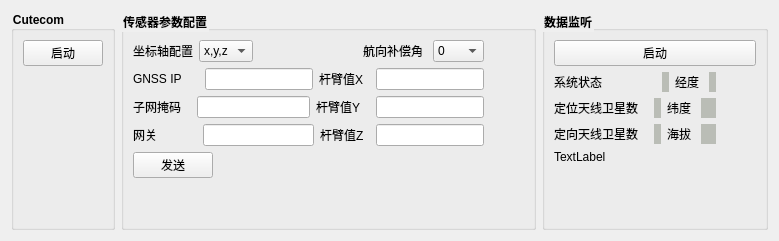
                 <widget class="QWidget" name="tab_12">
                  <attribute name="title">
                   <string>GNSS</string>
                  </attribute>
                  <layout class="QVBoxLayout" name="verticalLayout_38">
                   <item>
                    <layout class="QHBoxLayout" name="horizontalLayout_94">
                     <item>
                      <widget class="QGroupBox" name="groupBox_7">
                       <property name="font">
                        <font>
                         <weight>75</weight>
                         <bold>true</bold>
                        </font>
                       </property>
                       <property name="styleSheet">
                        <string notr="true">QGroupBox::title{
font-size:13px;
front-weight:bold;
}</string>
                       </property>
                       <property name="title">
                        <string>Cutecom</string>
                       </property>
                       <layout class="QVBoxLayout" name="verticalLayout_24">
                        <item>
                         <widget class="QPushButton" name="pushButton_cutecom">
                          <property name="text">
                           <string>启动</string>
                          </property>
                         </widget>
                        </item>
                        <item>
                         <spacer name="verticalSpacer_7">
                          <property name="orientation">
                           <enum>Qt::Vertical</enum>
                          </property>
                          <property name="sizeHint" stdset="0">
                           <size>
                            <width>20</width>
                            <height>40</height>
                           </size>
                          </property>
                         </spacer>
                        </item>
                       </layout>
                      </widget>
                     </item>
                     <item>
                      <widget class="QGroupBox" name="groupBox_22">
                       <property name="font">
                        <font>
                         <weight>75</weight>
                         <bold>true</bold>
                        </font>
                       </property>
                       <property name="styleSheet">
                        <string notr="true">QGroupBox::title{
font-size:13px;
front-weight:bold;
}</string>
                       </property>
                       <property name="title">
                        <string>传感器参数配置</string>
                       </property>
                       <layout class="QVBoxLayout" name="verticalLayout_34">
                        <item>
                         <layout class="QHBoxLayout" name="horizontalLayout_91">
                          <item>
                           <layout class="QHBoxLayout" name="horizontalLayout_89">
                            <item>
                             <widget class="QLabel" name="label_122">
                              <property name="text">
                               <string>坐标轴配置</string>
                              </property>
                             </widget>
                            </item>
                            <item>
                             <widget class="QComboBox" name="comboBox_pub_tf">
                              <property name="sizePolicy">
                               <sizepolicy hsizetype="Expanding" vsizetype="Fixed">
                                <horstretch>0</horstretch>
                                <verstretch>0</verstretch>
                               </sizepolicy>
                              </property>
                              <item>
                               <property name="text">
                                <string>x,y,z</string>
                               </property>
                              </item>
                              <item>
                               <property name="text">
                                <string>y,z,x</string>
                               </property>
                              </item>
                              <item>
                               <property name="text">
                                <string>z,y,x</string>
                               </property>
                              </item>
                              <item>
                               <property name="text">
                                <string>z,x,y</string>
                               </property>
                              </item>
                              <item>
                               <property name="text">
                                <string>x,z,y</string>
                               </property>
                              </item>
                              <item>
                               <property name="text">
                                <string>y,x,z</string>
                               </property>
                              </item>
                             </widget>
                            </item>
                           </layout>
                          </item>
                          <item>
                           <widget class="QLabel" name="label_21">
                            <property name="sizePolicy">
                             <sizepolicy hsizetype="Expanding" vsizetype="Preferred">
                              <horstretch>0</horstretch>
                              <verstretch>0</verstretch>
                             </sizepolicy>
                            </property>
                            <property name="text">
                             <string/>
                            </property>
                           </widget>
                          </item>
                          <item>
                           <layout class="QHBoxLayout" name="horizontalLayout_97">
                            <item>
                             <widget class="QLabel" name="label_use_datum">
                              <property name="text">
                               <string>航向补偿角 </string>
                              </property>
                             </widget>
                            </item>
                            <item>
                             <widget class="QComboBox" name="comboBox_use_datum">
                              <property name="sizePolicy">
                               <sizepolicy hsizetype="Expanding" vsizetype="Fixed">
                                <horstretch>0</horstretch>
                                <verstretch>0</verstretch>
                               </sizepolicy>
                              </property>
                              <item>
                               <property name="text">
                                <string>0</string>
                               </property>
                              </item>
                              <item>
                               <property name="text">
                                <string>90</string>
                               </property>
                              </item>
                              <item>
                               <property name="text">
                                <string>270</string>
                               </property>
                              </item>
                             </widget>
                            </item>
                            <item>
                             <spacer name="horizontalSpacer_42">
                              <property name="orientation">
                               <enum>Qt::Horizontal</enum>
                              </property>
                              <property name="sizeHint" stdset="0">
                               <size>
                                <width>40</width>
                                <height>20</height>
                               </size>
                              </property>
                             </spacer>
                            </item>
                           </layout>
                          </item>
                         </layout>
                        </item>
                        <item>
                         <layout class="QHBoxLayout" name="horizontalLayout_96">
                          <item>
                           <layout class="QHBoxLayout" name="horizontalLayout_107">
                            <item>
                             <widget class="QLabel" name="label_132">
                              <property name="text">
                               <string>GNSS IP     </string>
                              </property>
                             </widget>
                            </item>
                            <item>
                             <widget class="QLineEdit" name="lineEdit_gnss_ip"/>
                            </item>
                           </layout>
                          </item>
                          <item>
                           <layout class="QHBoxLayout" name="horizontalLayout_98">
                            <item>
                             <widget class="QLabel" name="label_124">
                              <property name="text">
                               <string>杆臂值X  </string>
                              </property>
                             </widget>
                            </item>
                            <item>
                             <widget class="QLineEdit" name="lineEdit_datum_alt"/>
                            </item>
                            <item>
                             <spacer name="horizontalSpacer_43">
                              <property name="orientation">
                               <enum>Qt::Horizontal</enum>
                              </property>
                              <property name="sizeHint" stdset="0">
                               <size>
                                <width>40</width>
                                <height>20</height>
                               </size>
                              </property>
                             </spacer>
                            </item>
                           </layout>
                          </item>
                         </layout>
                        </item>
                        <item>
                         <layout class="QHBoxLayout" name="horizontalLayout_122">
                          <item>
                           <layout class="QHBoxLayout" name="horizontalLayout_120">
                            <item>
                             <widget class="QLabel" name="label_147">
                              <property name="text">
                               <string>子网掩码   </string>
                              </property>
                             </widget>
                            </item>
                            <item>
                             <widget class="QLineEdit" name="lineEdit_mask">
                              <property name="text">
                               <string/>
                              </property>
                             </widget>
                            </item>
                           </layout>
                          </item>
                          <item>
                           <layout class="QHBoxLayout" name="horizontalLayout_108">
                            <item>
                             <widget class="QLabel" name="label_137">
                              <property name="text">
                               <string>杆臂值Y   </string>
                              </property>
                             </widget>
                            </item>
                            <item>
                             <widget class="QLineEdit" name="lineEdit_datum_lat"/>
                            </item>
                            <item>
                             <spacer name="horizontalSpacer_44">
                              <property name="orientation">
                               <enum>Qt::Horizontal</enum>
                              </property>
                              <property name="sizeHint" stdset="0">
                               <size>
                                <width>40</width>
                                <height>20</height>
                               </size>
                              </property>
                             </spacer>
                            </item>
                           </layout>
                          </item>
                         </layout>
                        </item>
                        <item>
                         <layout class="QHBoxLayout" name="horizontalLayout_123">
                          <item>
                           <layout class="QHBoxLayout" name="horizontalLayout_121">
                            <item>
                             <widget class="QLabel" name="label_148">
                              <property name="text">
                               <string>网关            </string>
                              </property>
                             </widget>
                            </item>
                            <item>
                             <widget class="QLineEdit" name="lineEdit_wangguan"/>
                            </item>
                           </layout>
                          </item>
                          <item>
                           <layout class="QHBoxLayout" name="horizontalLayout_109">
                            <item>
                             <widget class="QLabel" name="label_138">
                              <property name="text">
                               <string>杆臂值Z  </string>
                              </property>
                             </widget>
                            </item>
                            <item>
                             <widget class="QLineEdit" name="lineEdit_datum_lon"/>
                            </item>
                            <item>
                             <spacer name="horizontalSpacer_21">
                              <property name="orientation">
                               <enum>Qt::Horizontal</enum>
                              </property>
                              <property name="sizeHint" stdset="0">
                               <size>
                                <width>40</width>
                                <height>20</height>
                               </size>
                              </property>
                             </spacer>
                            </item>
                           </layout>
                          </item>
                         </layout>
                        </item>
                        <item>
                         <layout class="QHBoxLayout" name="horizontalLayout_110">
                          <item>
                           <widget class="QPushButton" name="pushButton_gnss_set">
                            <property name="text">
                             <string>发送</string>
                            </property>
                           </widget>
                          </item>
                          <item>
                           <spacer name="horizontalSpacer_45">
                            <property name="orientation">
                             <enum>Qt::Horizontal</enum>
                            </property>
                            <property name="sizeHint" stdset="0">
                             <size>
                              <width>40</width>
                              <height>20</height>
                             </size>
                            </property>
                           </spacer>
                          </item>
                         </layout>
                        </item>
                        <item>
                         <spacer name="verticalSpacer_11">
                          <property name="orientation">
                           <enum>Qt::Vertical</enum>
                          </property>
                          <property name="sizeHint" stdset="0">
                           <size>
                            <width>20</width>
                            <height>40</height>
                           </size>
                          </property>
                         </spacer>
                        </item>
                       </layout>
                      </widget>
                     </item>
                     <item>
                      <widget class="QGroupBox" name="groupBox_23">
                       <property name="font">
                        <font>
                         <weight>75</weight>
                         <bold>true</bold>
                        </font>
                       </property>
                       <property name="styleSheet">
                        <string notr="true">QGroupBox::title{
font-size:13px;
front-weight:bold;
}</string>
                       </property>
                       <property name="title">
                        <string>数据监听</string>
                       </property>
                       <layout class="QVBoxLayout" name="verticalLayout_37">
                        <item>
                         <widget class="QPushButton" name="pushButton_gnss_rviz">
                          <property name="text">
                           <string>启动</string>
                          </property>
                         </widget>
                        </item>
                        <item>
                         <layout class="QVBoxLayout" name="verticalLayout_28">
                          <item>
                           <layout class="QHBoxLayout" name="horizontalLayout_66">
                            <item>
                             <layout class="QHBoxLayout" name="horizontalLayout_102">
                              <item>
                               <widget class="QLabel" name="label_128">
                                <property name="text">
                                 <string>系统状态                </string>
                                </property>
                               </widget>
                              </item>
                              <item>
                               <widget class="QLabel" name="label_gnss_state_2">
                                <property name="sizePolicy">
                                 <sizepolicy hsizetype="Expanding" vsizetype="Preferred">
                                  <horstretch>0</horstretch>
                                  <verstretch>0</verstretch>
                                 </sizepolicy>
                                </property>
                                <property name="styleSheet">
                                 <string notr="true">background-color: rgb(186, 189, 182);</string>
                                </property>
                                <property name="text">
                                 <string/>
                                </property>
                               </widget>
                              </item>
                             </layout>
                            </item>
                            <item>
                             <layout class="QHBoxLayout" name="horizontalLayout_99">
                              <item>
                               <widget class="QLabel" name="label_125">
                                <property name="text">
                                 <string>经度 </string>
                                </property>
                               </widget>
                              </item>
                              <item>
                               <widget class="QLabel" name="label_latitude">
                                <property name="sizePolicy">
                                 <sizepolicy hsizetype="Expanding" vsizetype="Preferred">
                                  <horstretch>0</horstretch>
                                  <verstretch>0</verstretch>
                                 </sizepolicy>
                                </property>
                                <property name="styleSheet">
                                 <string notr="true">background-color: rgb(186, 189, 182);</string>
                                </property>
                                <property name="text">
                                 <string/>
                                </property>
                               </widget>
                              </item>
                              <item>
                               <spacer name="horizontalSpacer_76">
                                <property name="orientation">
                                 <enum>Qt::Horizontal</enum>
                                </property>
                                <property name="sizeHint" stdset="0">
                                 <size>
                                  <width>40</width>
                                  <height>20</height>
                                 </size>
                                </property>
                               </spacer>
                              </item>
                             </layout>
                            </item>
                           </layout>
                          </item>
                          <item>
                           <layout class="QHBoxLayout" name="horizontalLayout_67">
                            <item>
                             <layout class="QHBoxLayout" name="horizontalLayout_105">
                              <item>
                               <widget class="QLabel" name="label_130">
                                <property name="text">
                                 <string>定位天线卫星数   </string>
                                </property>
                               </widget>
                              </item>
                              <item>
                               <widget class="QLabel" name="label_num_row">
                                <property name="sizePolicy">
                                 <sizepolicy hsizetype="Expanding" vsizetype="Preferred">
                                  <horstretch>0</horstretch>
                                  <verstretch>0</verstretch>
                                 </sizepolicy>
                                </property>
                                <property name="styleSheet">
                                 <string notr="true">background-color: rgb(186, 189, 182);</string>
                                </property>
                                <property name="text">
                                 <string/>
                                </property>
                               </widget>
                              </item>
                             </layout>
                            </item>
                            <item>
                             <layout class="QHBoxLayout" name="horizontalLayout_117">
                              <item>
                               <widget class="QLabel" name="label_141">
                                <property name="text">
                                 <string>纬度 </string>
                                </property>
                               </widget>
                              </item>
                              <item>
                               <widget class="QLabel" name="label_longitude">
                                <property name="sizePolicy">
                                 <sizepolicy hsizetype="Expanding" vsizetype="Preferred">
                                  <horstretch>0</horstretch>
                                  <verstretch>0</verstretch>
                                 </sizepolicy>
                                </property>
                                <property name="styleSheet">
                                 <string notr="true">background-color: rgb(186, 189, 182);</string>
                                </property>
                                <property name="text">
                                 <string/>
                                </property>
                               </widget>
                              </item>
                              <item>
                               <spacer name="horizontalSpacer_77">
                                <property name="orientation">
                                 <enum>Qt::Horizontal</enum>
                                </property>
                                <property name="sizeHint" stdset="0">
                                 <size>
                                  <width>40</width>
                                  <height>20</height>
                                 </size>
                                </property>
                               </spacer>
                              </item>
                             </layout>
                            </item>
                           </layout>
                          </item>
                          <item>
                           <layout class="QHBoxLayout" name="horizontalLayout_88">
                            <item>
                             <layout class="QHBoxLayout" name="horizontalLayout_118">
                              <item>
                               <widget class="QLabel" name="label_145">
                                <property name="text">
                                 <string>定向天线卫星数   </string>
                                </property>
                               </widget>
                              </item>
                              <item>
                               <widget class="QLabel" name="label_num_hol">
                                <property name="sizePolicy">
                                 <sizepolicy hsizetype="Expanding" vsizetype="Preferred">
                                  <horstretch>0</horstretch>
                                  <verstretch>0</verstretch>
                                 </sizepolicy>
                                </property>
                                <property name="styleSheet">
                                 <string notr="true">background-color: rgb(186, 189, 182);</string>
                                </property>
                                <property name="text">
                                 <string/>
                                </property>
                               </widget>
                              </item>
                             </layout>
                            </item>
                            <item>
                             <layout class="QHBoxLayout" name="horizontalLayout_112">
                              <item>
                               <widget class="QLabel" name="label_140">
                                <property name="text">
                                 <string>海拔 </string>
                                </property>
                               </widget>
                              </item>
                              <item>
                               <widget class="QLabel" name="label_altitude">
                                <property name="sizePolicy">
                                 <sizepolicy hsizetype="Expanding" vsizetype="Preferred">
                                  <horstretch>0</horstretch>
                                  <verstretch>0</verstretch>
                                 </sizepolicy>
                                </property>
                                <property name="styleSheet">
                                 <string notr="true">background-color: rgb(186, 189, 182);</string>
                                </property>
                                <property name="text">
                                 <string/>
                                </property>
                               </widget>
                              </item>
                              <item>
                               <spacer name="horizontalSpacer_78">
                                <property name="orientation">
                                 <enum>Qt::Horizontal</enum>
                                </property>
                                <property name="sizeHint" stdset="0">
                                 <size>
                                  <width>40</width>
                                  <height>20</height>
                                 </size>
                                </property>
                               </spacer>
                              </item>
                             </layout>
                            </item>
                           </layout>
                          </item>
                          <item>
                           <widget class="QLabel" name="label_28">
                            <property name="text">
                             <string>TextLabel</string>
                            </property>
                           </widget>
                          </item>
                         </layout>
                        </item>
                        <item>
                         <spacer name="verticalSpacer_12">
                          <property name="orientation">
                           <enum>Qt::Vertical</enum>
                          </property>
                          <property name="sizeHint" stdset="0">
                           <size>
                            <width>20</width>
                            <height>40</height>
                           </size>
                          </property>
                         </spacer>
                        </item>
                       </layout>
                      </widget>
                     </item>
                    </layout>
                   </item>
                  </layout>
                 </widget>
